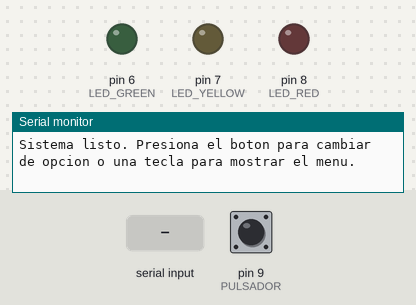
Bench run of a sketch on a simulated Arduino Uno, built with avr-gcc and run on an emulated ATmega328P. Parts: output pins drawn as LEDs (lit = HIGH), the last lines printed to the serial monitor. Dashed ring = blinking. The test bench sets the inputs (shaded band); at power-on: pin 9 (PULSADOR) HIGH.

Above: at 1.2 s.
1.3 s: "9" received over Serial
At 1.75 s:
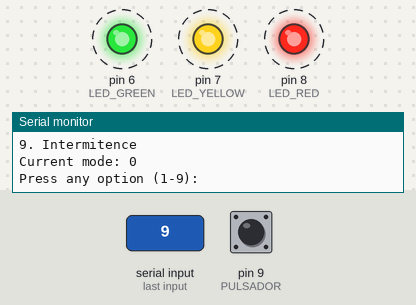
4.3 s: "1" received over Serial
At 5.5 s:
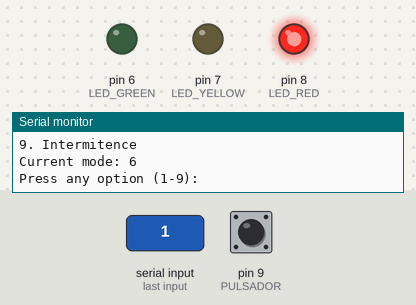
6.0 s: pin 9 (PULSADOR) pulled LOW for 0.15 s
At 6.5 s:
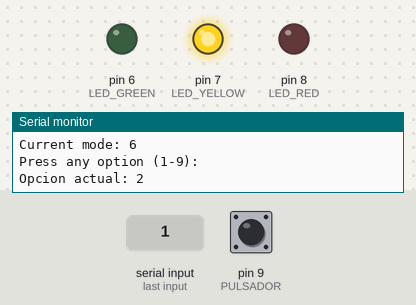
7.6 s: pin 9 (PULSADOR) pulled LOW for 1 s
At 8.9 s:
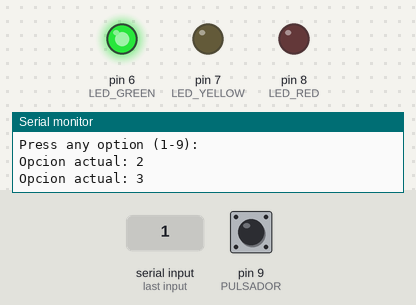
10.1 s: "3" received over Serial
At 11.1 s:
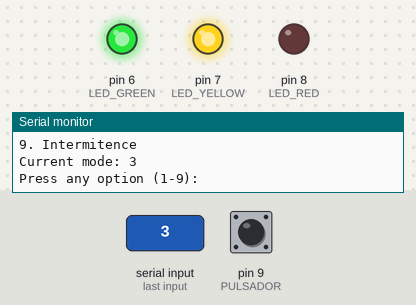
11.8 s: "4" received over Serial
At 12.4 s:
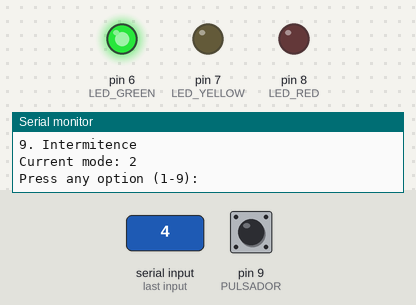
Timing chart, 0 to 14.5 s (numbered marks = the images above; inputs shaded):
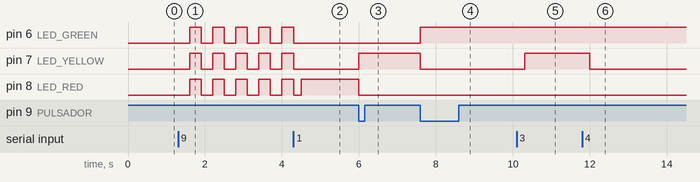

Measured:
- after the input at 1.3 s, pin 6 (LED_GREEN), pin 7 (LED_YELLOW), pin 8 (LED_RED): alternates HIGH for 0.30 s and LOW for 0.30 s, starting after 0.30 s
- after the input at 4.3 s, pin 6 (LED_GREEN), pin 7 (LED_YELLOW): goes on until 4.3 s, then stays LOW
- after the input at 6.0 s, pin 7 (LED_YELLOW): LOW → HIGH at once; pin 8 (LED_RED): HIGH → LOW at once
- after the input at 7.6 s, pin 6 (LED_GREEN): LOW → HIGH at once; pin 7 (LED_YELLOW): HIGH → LOW at once
- after the input at 10.1 s, pin 7 (LED_YELLOW): LOW → HIGH after 0.20 s
- after the input at 11.8 s, pin 7 (LED_YELLOW): HIGH → LOW after 0.20 s

The sketch:

Menu_MonitorSerie_y_Menu_Pulsor.ino
```cpp
int const PULSADOR = 9;
int const LED_RED = 8;
int const LED_YELLOW = 7;
int const LED_GREEN = 6;

int opcionActual = 0;
bool pulsadorAnterior = HIGH;
bool infinito = false;

unsigned long ultimoTiempo = 0;
const int tiempoRebote = 200;
unsigned long ultimoCambioIntermitencia = 0;
const int tiempoIntermitencia = 300;

char opt;

void Menu() {
  Serial.println(" - - - Main Menu - - - ");
  Serial.println("1. Turn on LED Red");
  Serial.println("2. Turn off LED Red");
  Serial.println("3. Turn on LED Yellow");
  Serial.println("4. Turn off LED Yellow");
  Serial.println("5. Turn on LED Green");
  Serial.println("6. Turn off LED Green");
  Serial.println("7. Turn on all LEDs");
  Serial.println("8. Turn off all LEDs");
  Serial.println("9. Intermitence");
  Serial.print("Current mode: ");
  Serial.println(opcionActual);
  Serial.println("Press any option (1-9): ");
}

void setup() {
  pinMode(LED_RED, OUTPUT);
  pinMode(LED_YELLOW, OUTPUT);
  pinMode(LED_GREEN, OUTPUT);
  pinMode(PULSADOR, INPUT_PULLUP);
  Serial.begin(9600);
  Serial.println("Sistema listo. Presiona el boton para cambiar de opcion o una tecla para mostrar el menu.");
}

void loop() {
  bool estadoPulsador = digitalRead(PULSADOR);
  unsigned long tiempoActual = millis();

  if (pulsadorAnterior == HIGH && estadoPulsador == LOW && (tiempoActual - ultimoTiempo) > tiempoRebote) {
    opcionActual = opcionActual + 1;
    Serial.print("Opcion actual: ");
    Serial.println(opcionActual);
    infinito = false;

    if (opcionActual == 1) {
      digitalWrite(LED_RED, HIGH);
      digitalWrite(LED_YELLOW, LOW);
      digitalWrite(LED_GREEN, LOW);
    }
    if (opcionActual == 2) {
      digitalWrite(LED_RED, LOW);
      digitalWrite(LED_YELLOW, HIGH);
      digitalWrite(LED_GREEN, LOW);
    }
    if (opcionActual == 3) {
      digitalWrite(LED_RED, LOW);
      digitalWrite(LED_YELLOW, LOW);
      digitalWrite(LED_GREEN, HIGH);
    }
    if (opcionActual == 4) {
      digitalWrite(LED_RED, LOW);
      digitalWrite(LED_YELLOW, LOW);
      digitalWrite(LED_GREEN, LOW);
    }
    if (opcionActual == 5) {
      digitalWrite(LED_RED, HIGH);
      digitalWrite(LED_YELLOW, HIGH);
      digitalWrite(LED_GREEN, HIGH);
    }
    if (opcionActual == 6) {
      infinito = true;
      ultimoCambioIntermitencia = tiempoActual;
    }
    if (opcionActual == 7) {
      digitalWrite(LED_RED, LOW);
      digitalWrite(LED_YELLOW, LOW);
      digitalWrite(LED_GREEN, LOW);
      opcionActual = 0;
    }

    ultimoTiempo = tiempoActual;
  }
  pulsadorAnterior = estadoPulsador;

  if (infinito) {
    if (tiempoActual - ultimoCambioIntermitencia >= tiempoIntermitencia) {
      bool estado = digitalRead(LED_RED);
      digitalWrite(LED_RED, !estado);
      digitalWrite(LED_YELLOW, !estado);
      digitalWrite(LED_GREEN, !estado);
      ultimoCambioIntermitencia = tiempoActual;
    }
  }

  if (Serial.available() > 0) {
    while (Serial.available() > 0) {
      opt = Serial.read();
      if (opt >= '1' && opt <= '9') {
        Menu();
        infinito = false;
        opcionActual = 0;

        if (opt == '1') {
          digitalWrite(LED_RED, HIGH);
          opcionActual = 1;
        }
        if (opt == '2') {
          digitalWrite(LED_RED, LOW);
          opcionActual = 1;
        }
        if (opt == '3') {
          digitalWrite(LED_YELLOW, HIGH);
          opcionActual = 2;
        }
        if (opt == '4') {
          digitalWrite(LED_YELLOW, LOW);
          opcionActual = 2;
        }
        if (opt == '5') {
          digitalWrite(LED_GREEN, HIGH);
          opcionActual = 3;
        }
        if (opt == '6') {
          digitalWrite(LED_GREEN, LOW);
          opcionActual = 3;
        }
        if (opt == '7') {
          digitalWrite(LED_RED, HIGH);
          digitalWrite(LED_YELLOW, HIGH);
          digitalWrite(LED_GREEN, HIGH);
          opcionActual = 5;
        }
        if (opt == '8') {
          digitalWrite(LED_RED, LOW);
          digitalWrite(LED_YELLOW, LOW);
          digitalWrite(LED_GREEN, LOW);
          opcionActual = 4;
        }
        if (opt == '9') {
          infinito = true;
          ultimoCambioIntermitencia = tiempoActual;
          opcionActual = 6;
        }
      }
    }
  }
}
```
